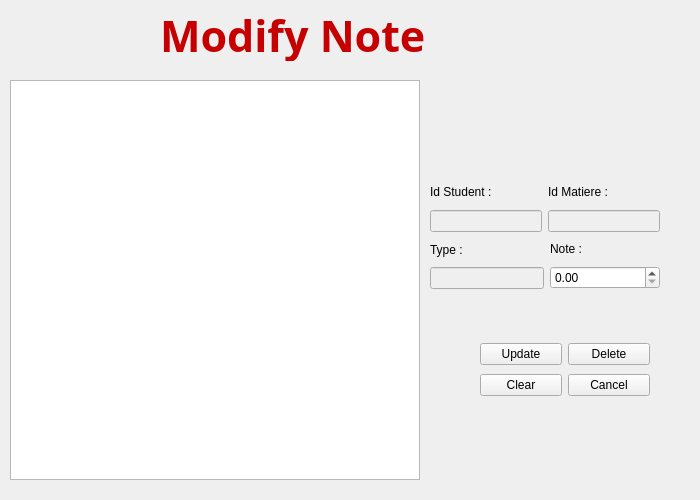
<?xml version="1.0" encoding="UTF-8"?>
<ui version="4.0">
 <class>modifyNote</class>
 <widget class="QWidget" name="modifyNote">
  <property name="geometry">
   <rect>
    <x>0</x>
    <y>0</y>
    <width>700</width>
    <height>500</height>
   </rect>
  </property>
  <property name="windowTitle">
   <string>Form</string>
  </property>
  <widget class="QWidget" name="layoutWidget">
   <property name="geometry">
    <rect>
     <x>480</x>
     <y>340</y>
     <width>170</width>
     <height>60</height>
    </rect>
   </property>
   <layout class="QVBoxLayout" name="verticalLayout">
    <item>
     <layout class="QHBoxLayout" name="horizontalLayout">
      <item>
       <widget class="QPushButton" name="updateNoteButton">
        <property name="text">
         <string>Update</string>
        </property>
       </widget>
      </item>
      <item>
       <widget class="QPushButton" name="deleteNoteButton">
        <property name="text">
         <string>Delete</string>
        </property>
       </widget>
      </item>
     </layout>
    </item>
    <item>
     <layout class="QHBoxLayout" name="horizontalLayout_2">
      <item>
       <widget class="QPushButton" name="clearNoteButton">
        <property name="text">
         <string>Clear</string>
        </property>
       </widget>
      </item>
      <item>
       <widget class="QPushButton" name="cancelNoteButton">
        <property name="text">
         <string>Cancel</string>
        </property>
       </widget>
      </item>
     </layout>
    </item>
   </layout>
  </widget>
  <widget class="QLabel" name="title">
   <property name="geometry">
    <rect>
     <x>160</x>
     <y>10</y>
     <width>291</width>
     <height>51</height>
    </rect>
   </property>
   <property name="font">
    <font>
     <family>Candara</family>
     <pointsize>32</pointsize>
     <bold>true</bold>
    </font>
   </property>
   <property name="styleSheet">
    <string notr="true">QLabel{color: rgb(198, 0, 0);}</string>
   </property>
   <property name="text">
    <string>Modify Note</string>
   </property>
  </widget>
  <widget class="QTableView" name="tableUpdateNote">
   <property name="geometry">
    <rect>
     <x>10</x>
     <y>80</y>
     <width>410</width>
     <height>400</height>
    </rect>
   </property>
   <attribute name="verticalHeaderVisible">
    <bool>false</bool>
   </attribute>
  </widget>
  <widget class="QWidget" name="layoutWidget">
   <property name="geometry">
    <rect>
     <x>430</x>
     <y>180</y>
     <width>230</width>
     <height>109</height>
    </rect>
   </property>
   <layout class="QVBoxLayout" name="verticalLayout_6">
    <item>
     <layout class="QHBoxLayout" name="horizontalLayout_3">
      <item>
       <layout class="QVBoxLayout" name="verticalLayout_2">
        <item>
         <widget class="QLabel" name="label">
          <property name="text">
           <string>Id Student :</string>
          </property>
         </widget>
        </item>
        <item>
         <widget class="QLineEdit" name="etu">
          <property name="enabled">
           <bool>false</bool>
          </property>
         </widget>
        </item>
       </layout>
      </item>
      <item>
       <layout class="QVBoxLayout" name="verticalLayout_3">
        <item>
         <widget class="QLabel" name="label_2">
          <property name="text">
           <string>Id Matiere :</string>
          </property>
         </widget>
        </item>
        <item>
         <widget class="QLineEdit" name="mat">
          <property name="enabled">
           <bool>false</bool>
          </property>
          <property name="minimumSize">
           <size>
            <width>100</width>
            <height>0</height>
           </size>
          </property>
         </widget>
        </item>
       </layout>
      </item>
     </layout>
    </item>
    <item>
     <layout class="QHBoxLayout" name="horizontalLayout_4">
      <item>
       <layout class="QVBoxLayout" name="verticalLayout_4">
        <item>
         <widget class="QLabel" name="label_3">
          <property name="text">
           <string>Type :</string>
          </property>
         </widget>
        </item>
        <item>
         <widget class="QLineEdit" name="type">
          <property name="enabled">
           <bool>false</bool>
          </property>
         </widget>
        </item>
       </layout>
      </item>
      <item>
       <layout class="QVBoxLayout" name="verticalLayout_5">
        <item>
         <widget class="QLabel" name="label_4">
          <property name="text">
           <string>Note :</string>
          </property>
         </widget>
        </item>
        <item>
         <widget class="QDoubleSpinBox" name="note">
          <property name="minimumSize">
           <size>
            <width>110</width>
            <height>0</height>
           </size>
          </property>
         </widget>
        </item>
       </layout>
      </item>
     </layout>
    </item>
   </layout>
  </widget>
 </widget>
 <resources/>
 <connections/>
</ui>
